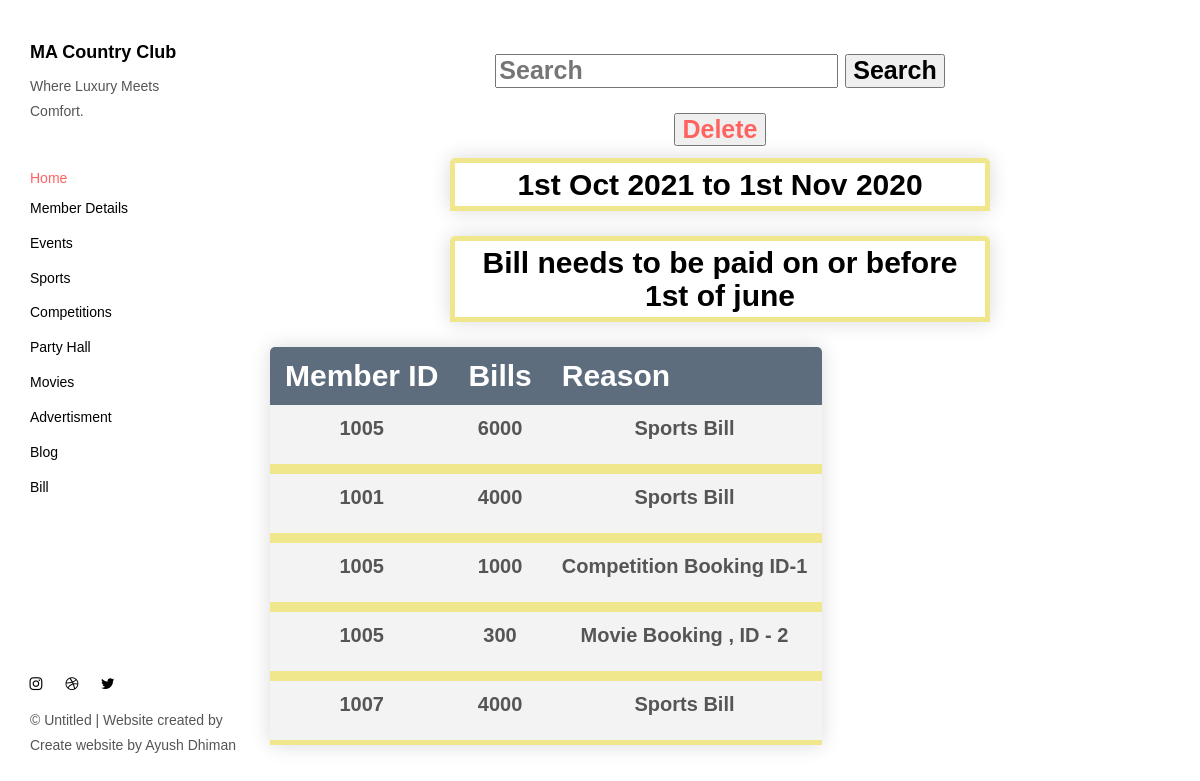
The page /AppBody/monthbill.php on the database its author committed.
### tables this page shows
CREATE TABLE `cards` (
  `TNo` int(11) NOT NULL,
  `memberID` int(10) NOT NULL,
  `MonthBill` int(11) NOT NULL,
  `Reason` varchar(50) NOT NULL
);

### AppBody/monthbill.php (the view, shortened to what this page needs)
<header class="">
  <nav class="sidebar">
    <div class="navbar-collapse" id="navbar-collapse">
      <div class="site-header hidden-xs">
          <a class="site-brand" href="./index.html" title="">
            MA Country Club
          </a>
        <p>Where Luxury Meets Comfort.</p>
      </div>
      <ul class="nav">
      <a href="../admin.php" title="">Home</a></li>
        <li><a href="./memberdetails.php" title="">Member Details</a></li>
        <li><a href="./events.php" title="">Events</a></li>
        <li><a href="./sports.php" title="">Sports</a></li>
        <li><a href="./competitions.php" title="">Competitions</a></li>
        <li><a href="./partyhall.php" title="">Party Hall</a></li>
        <li><a href="./movies.php" title="">Movies</a></li>
        <li><a href="./advertisment.php" title="">Advertisment</a></li>
        <li><a href="./blog.php" title="">Blog</a></li>
        <li><a href="./monthbill.php" title="">Bill</a></li>
      </ul>
<link href="./main.82cfd66e.css" rel="stylesheet">
      <nav class="nav-footer">
        <p class="nav-footer-social-buttons">
          <a class="fa-icon" href="https://www.instagram.com/ayush.dhiman_" title="">
            <i class="fa fa-instagram"></i>
          </a>
          <a class="fa-icon" href="https://dribbble.com/" title="">
            <i class="fa fa-dribbble"></i>
          </a>
          <a class="fa-icon" href="https://twitter.com/" title="">
            <i class="fa fa-twitter"></i>
          </a>
        </p>
        <p>© Untitled | Website created by Create website by Ayush Dhiman</a>
      </nav>
    </div>
  </nav>
</header>
<main class="" id="main-collapse">
<body background="../ResourcesNEW/billback.jpg" style=" background-position: center;
  background-repeat: no-repeat;
  background-size: cover;">
<h1 style="text-align:center; font-size:25px;font-family: Calibri, Helvetica, sans-serif;" >
<form action="searchmonthbill.php" method="POST">
    <input type="text" name="search" placeholder="Search">
	<button type="submit" name="submit-search" size="100%">Search</button>
</form>
<a href="monthbilldelete.php" style =" margin-top:1px; text-align:right; font-size:25px;font-family: Calibri, Helvetica, sans-serif;">
  <button type="submit" name="submit-add" size="100%">Delete</button>
  </a>
</h1>
<?php
$server="localhost";
$username="root";
$password="";
$dbname="login";
$conn =mysqli_connect($server,$username,$password,$dbname);
?>
<h1 style='margin: auto;
  width: 60%;border: 5px solid khaki;padding: 5px;text-align:center;border-collapse: collapse; font-size: 30px;min-width: 400px;border-radius: 5px 5px 0 0;overflow: hidden;box-shadow: 0 0 20px rgba(0, 0, 0, 0.15);'>
 1st <?php echo date('M Y'); ?> to 1st  <?php echo date('M',strtotime('first day of +1 month'));?> 2020
</h1>
<br>
<h1 style='margin: auto;
  width: 60%;border: 5px solid khaki;padding: 5px;text-align:center;border-collapse: collapse; font-size: 30px;min-width: 400px;border-radius: 5px 5px 0 0;overflow: hidden;box-shadow: 0 0 20px rgba(0, 0, 0, 0.15);'>
 Bill needs to be paid on or before 1st of june
</h1>
<div class="article-container">
    <?php
	   $sql="SELECT * FROM cards";
     $result=mysqli_query($conn,$sql);
     $queryResults =mysqli_num_rows($result);
	   if($queryResults >0){
    echo "
      <table style='text-align:center;border-collapse: collapse;margin: 25px 0; font-size: 30px;min-width: 400px;border-radius: 5px 5px 0 0;overflow: hidden;box-shadow: 0 0 20px rgba(0, 0, 0, 0.15);'>
     <tr style='color:white ;background-color: #5D6D7E ;text-align: left;font-weight: bold;padding: 12px 15px;'>
	            <th style='padding: 12px 15px;'>Member ID</th>
                <th style='padding: 12px 15px;'>Bills</th>
                <th style='padding: 12px 15px;'>Reason</th>
				</tr>";
	   while($row = mysqli_fetch_assoc($result)){
		echo"<div>
                <tr style='font-size: 20px;background-color: #f3f3f3; border-bottom: 10px solid khaki;font-weight: bold;'>
                <td style='padding: 12px 15px;'><p>".$row['memberID']."</p></td>
                <td style='padding: 12px 15px;'><p>".$row['MonthBill']."</p></td>
                <td style='padding: 12px 15px;'><p>".$row['Reason']."</p></td>
                 </tr>
			  </div>
			  ";
			}
    }
	  ?>
</div>
</body>
</html>

### rows shown on the page
cards: memberID "1005", MonthBill "6000", Reason "Sports Bill"
cards: memberID "1001", MonthBill "4000", Reason "Sports Bill"
cards: memberID "1005", MonthBill "1000", Reason "Competition Booking ID-1"
cards: memberID "1005", MonthBill "300", Reason "Movie Booking , ID - 2"
cards: memberID "1007", MonthBill "4000", Reason "Sports Bill"
